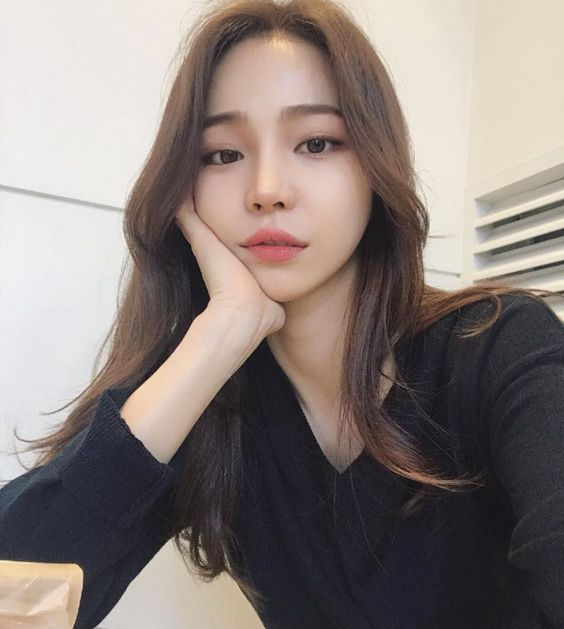
#> input picture Segmentation/tf_serving_backend_codes/test_images/girl3.jpg, 564 x 629 px
$ python client_rest.py   (older library calls are emulated)
#> lines starting #> are read from the running program, lines starting #| are printed output that depends on the picture
### Segmentation/tf_serving_backend_codes/utils.py
# -*- coding:utf-8 -*-
# utils.py
# by 赵鹏程 2020.12.20

import cv2
import numpy as np

def resize_image(img, reshape_size = 224):
    '''改变图片大小
    通过opencv并根据网络中的核卷积大小设定被分割图像尺寸

    Args:
        img:输入图像，ndarray格式，type为unit8
        reshape_size:图像大小尺寸设定，默认为224，本模型为512

    Returns:
        返回被opencv处理过尺寸的图片

    Raises:
        可能的IOError,修改输入的图片格式
    '''
#> called with reshape_size = 512
    max_shape = np.max(img.shape)
#> max_shape = 629
    ratio = (max_shape / reshape_size).astype(np.float64)
#> ratio = 1.23

    new_width = np.round((img.shape[1] / ratio)).astype(np.int)
#> new_width = 459
    new_height  = np.round((img.shape[0] / ratio)).astype(np.int)
#> new_height = 512

    return cv2.resize(img, (new_width, new_height))
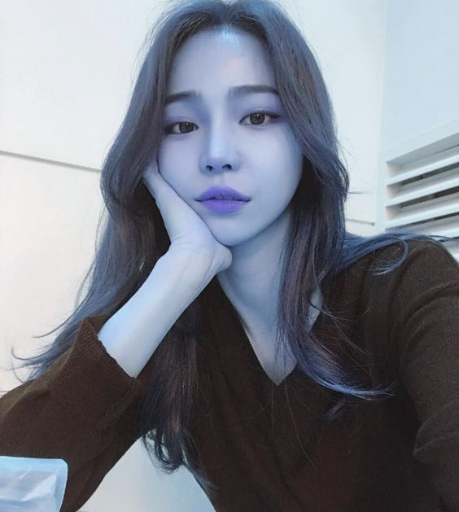
#> returned value: shape (512, 459, 3); mean of channels 0, 1, 2 136.3, 126.1, 121.7; drawn as B, G, R

def padding(img, dimension= 224, channel = 3, show_pad = False ):
    '''填充图片边缘

    如果图像不满足核维度，将图片边缘填充到指定维度

    Args:
        img:输入图像，ndarray格式，type为unit8
        dimension:核维度，此处模型应为512，默认为224
        channel:图像通道数
        show_pad:是否显示图片填充边缘

    Return:
        返回填充过后的图片
    '''
#> called with dimension = 512, channel = 3, show_pad = True
    empty = np.zeros((dimension, dimension,channel)).astype(np.int)
#> empty: shape (512, 512, 3) int64; every value is 0
    width = img.shape[0]
#> width = 512
    height = img.shape[1]
#> height = 459

    diff_width  = (dimension - width)//2
#> diff_width = 0
    diff_height = (dimension - height)//2
#> diff_height = 26
    signal = 0

    if ( width == dimension and height != dimension):
        empty[:, diff_height:(height+diff_height),:] = img.astype(np.int)
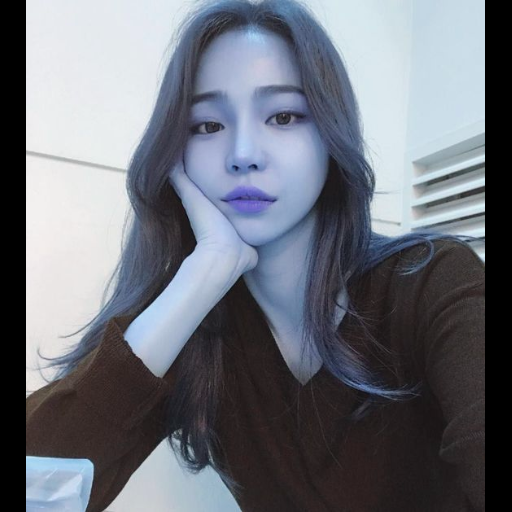
#> empty: shape (512, 512, 3) int64; mean of channels 0, 1, 2 122.2, 113, 109.1; drawn as B, G, R
        signal = 2
    elif ( width != dimension and height == dimension):
        empty[ diff_width:(width+diff_width), : ,:] = img.astype(np.int)
        signal = 1
    elif ( width <= dimension and height <= dimension ):
        empty[diff_width:(diff_width+width), diff_height:(diff_height+height),:] = img.astype(np.int)
        signal = 0
    if show_pad:
        if signal == 1:
            return empty, diff_width, signal
        elif signal == 2:
            return empty, diff_height, signal
        return empty,-1,-1
    else:
        return empty

# [28 lines left out: function resize_background_image, not called in this run]

### Segmentation/tf_serving_backend_codes/client_rest.py
# -*- coding:utf-8 -*-
# utils.py
# by 赵鹏程 2020.12.23

from utils import *
import requests
import json
import numpy as np
import cv2

# 图片的本地保存路径，人像和背景
path = "./test_images/girl3.jpg"
pathBack = "./test_images/b1.jpg"

# 目标主机url与接口
URL = "http://localhost:8501/v1/models/export:predict"
headers = {"content-type": "application/json"}

# 设定核卷积大小
size = 512

# 图像伸缩，边缘扩充，适配不同尺寸图片
img  = cv2.cvtColor(cv2.imread(path), cv2.COLOR_BGR2RGB).astype(np.uint8)
_,pad,signal = padding(resize_image(img, size),size,3, True)
#> pad = 26; signal = 2
img  = padding(resize_image(img, size),size,3).astype(np.float64)
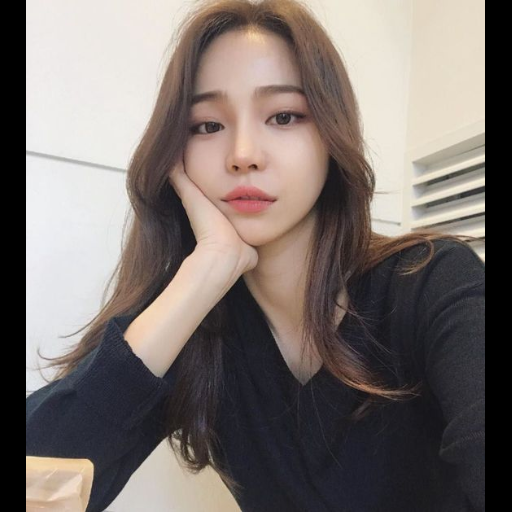
#> img: shape (512, 512, 3) float64; mean R, G, B 122.2, 113, 109.1
img /= 255.0

# 原生ndarray数据无法转换成json，需要先转换成为list数据
img = img.tolist()
#> img = 512 items

body = {
    "signature_name": "predict_image",
    "instances": [
                {"image":img}
    ]
}
#> (the run stopped early here; a loop or call above may not have finished)

$ run again, with Segmentation/tf_serving_backend_codes/test_images/girl1.jpg copied over Segmentation/tf_serving_backend_codes/test_images/girl3.jpg
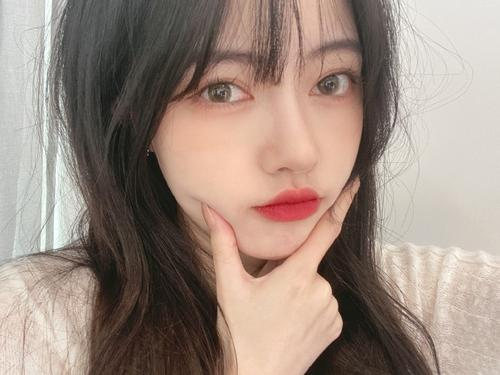
#> input picture Segmentation/tf_serving_backend_codes/test_images/girl1.jpg, 500 x 375 px
#> in padding, `empty[ diff_width:(width+diff_width), : ,:] = img.astype(np.int)`:
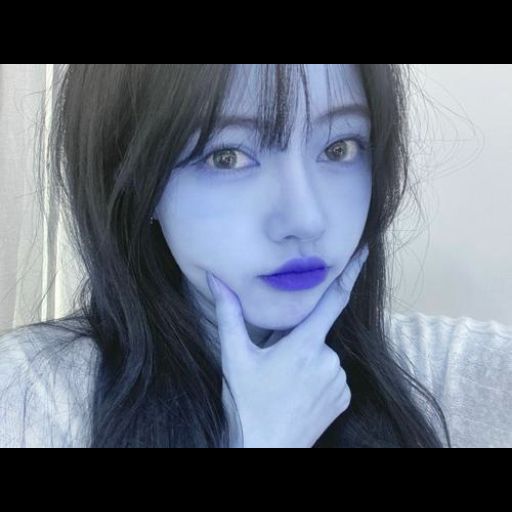
#> empty: shape (512, 512, 3) int64; mean of channels 0, 1, 2 118.4, 104.9, 96.8; drawn as B, G, R
#> pad = 64; signal = 1
#> `img  = padding(resize_image(img, size),size,3).astype(np.float64)`:
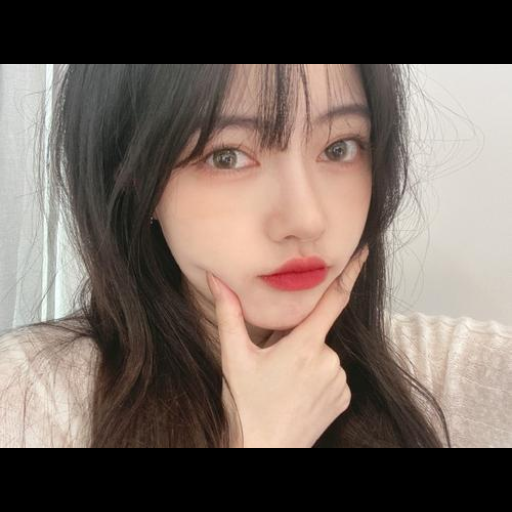
#> img: shape (512, 512, 3) float64; mean R, G, B 118.4, 104.9, 96.8
#> `img = img.tolist()`: img = 512 items

$ run again, with Segmentation/tf_serving_backend_codes/test_images/girl2.jpg copied over Segmentation/tf_serving_backend_codes/test_images/girl3.jpg
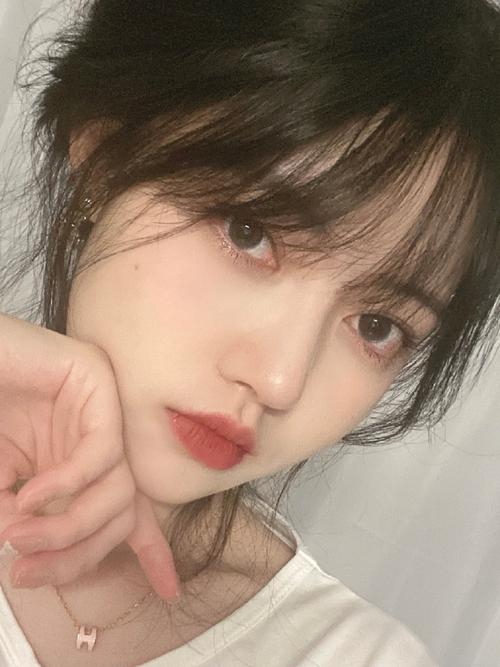
#> input picture Segmentation/tf_serving_backend_codes/test_images/girl2.jpg, 500 x 667 px
#> in padding, `empty[:, diff_height:(height+diff_height),:] = img.astype(np.int)`:
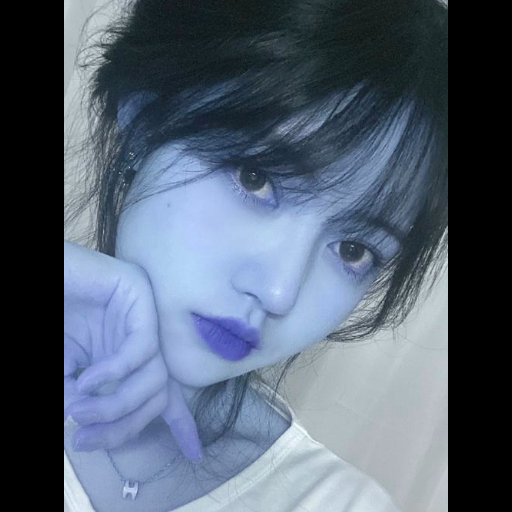
#> empty: shape (512, 512, 3) int64; mean of channels 0, 1, 2 113.7, 96.9, 84.1; drawn as B, G, R
#> pad = 64; signal = 2
#> `img  = padding(resize_image(img, size),size,3).astype(np.float64)`:
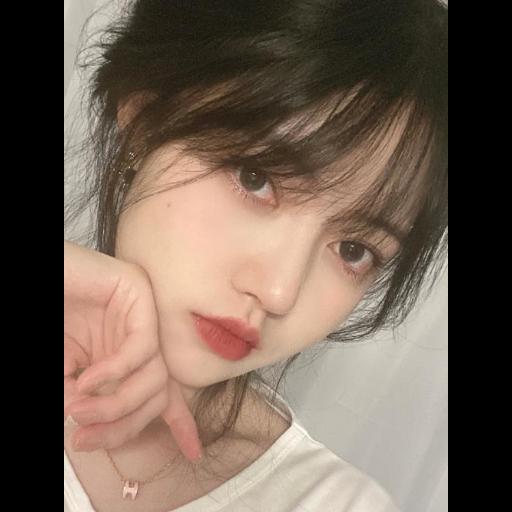
#> img: shape (512, 512, 3) float64; mean R, G, B 113.7, 96.9, 84.1
#> `img = img.tolist()`: img = 512 items

$ run again, with Segmentation/tf_serving_backend_codes/test_images/girl4.jpg copied over Segmentation/tf_serving_backend_codes/test_images/girl3.jpg
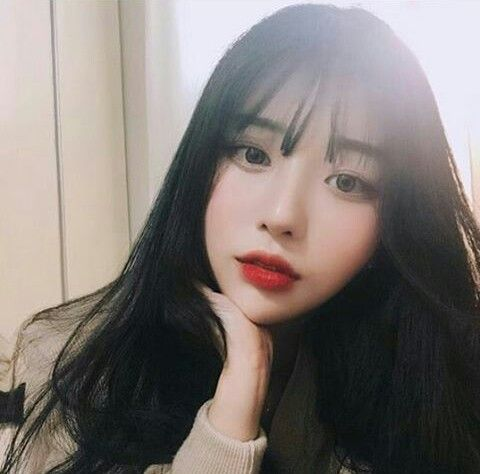
#> input picture Segmentation/tf_serving_backend_codes/test_images/girl4.jpg, 480 x 474 px
#> in padding, `empty[ diff_width:(width+diff_width), : ,:] = img.astype(np.int)`:
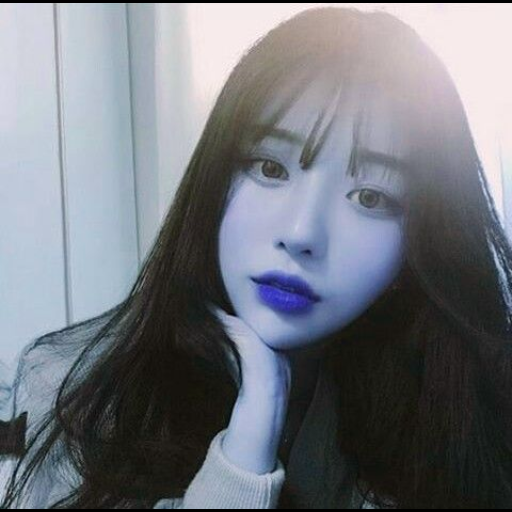
#> empty: shape (512, 512, 3) int64; mean of channels 0, 1, 2 126.8, 119.3, 115.5; drawn as B, G, R
#> pad = 3; signal = 1
#> `img  = padding(resize_image(img, size),size,3).astype(np.float64)`:
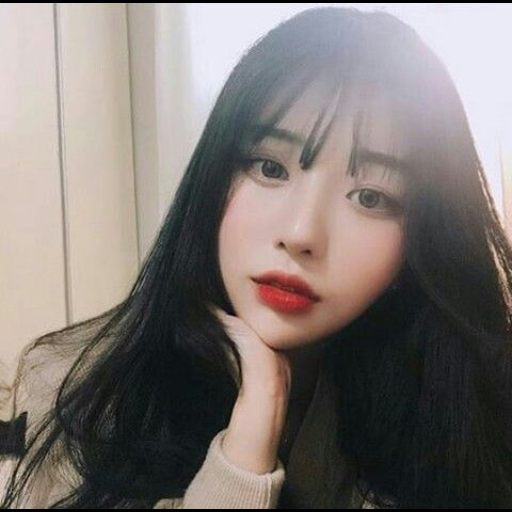
#> img: shape (512, 512, 3) float64; mean R, G, B 126.8, 119.3, 115.5
#> `img = img.tolist()`: img = 512 items
